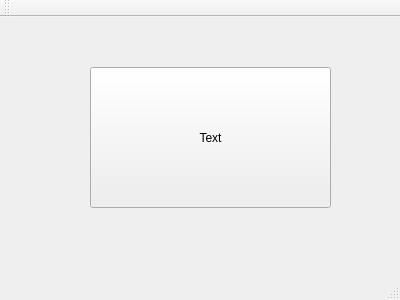
<?xml version="1.0" encoding="UTF-8"?>
<ui version="4.0">
 <class>MainWindow</class>
 <widget class="QMainWindow" name="MainWindow">
  <property name="geometry">
   <rect>
    <x>0</x>
    <y>0</y>
    <width>400</width>
    <height>300</height>
   </rect>
  </property>
  <property name="windowTitle">
   <string>MainWindow</string>
  </property>
  <widget class="QWidget" name="centralWidget">
   <widget class="QPushButton" name="PushButton">
    <property name="geometry">
     <rect>
      <x>90</x>
      <y>50</y>
      <width>241</width>
      <height>141</height>
     </rect>
    </property>
    <property name="text">
     <string>Text</string>
    </property>
   </widget>
  </widget>
  <widget class="QMenuBar" name="menuBar">
   <property name="geometry">
    <rect>
     <x>0</x>
     <y>0</y>
     <width>400</width>
     <height>28</height>
    </rect>
   </property>
  </widget>
  <widget class="QToolBar" name="mainToolBar">
   <attribute name="toolBarArea">
    <enum>TopToolBarArea</enum>
   </attribute>
   <attribute name="toolBarBreak">
    <bool>false</bool>
   </attribute>
  </widget>
  <widget class="QStatusBar" name="statusBar"/>
 </widget>
 <layoutdefault spacing="6" margin="11"/>
 <resources/>
 <connections/>
</ui>
